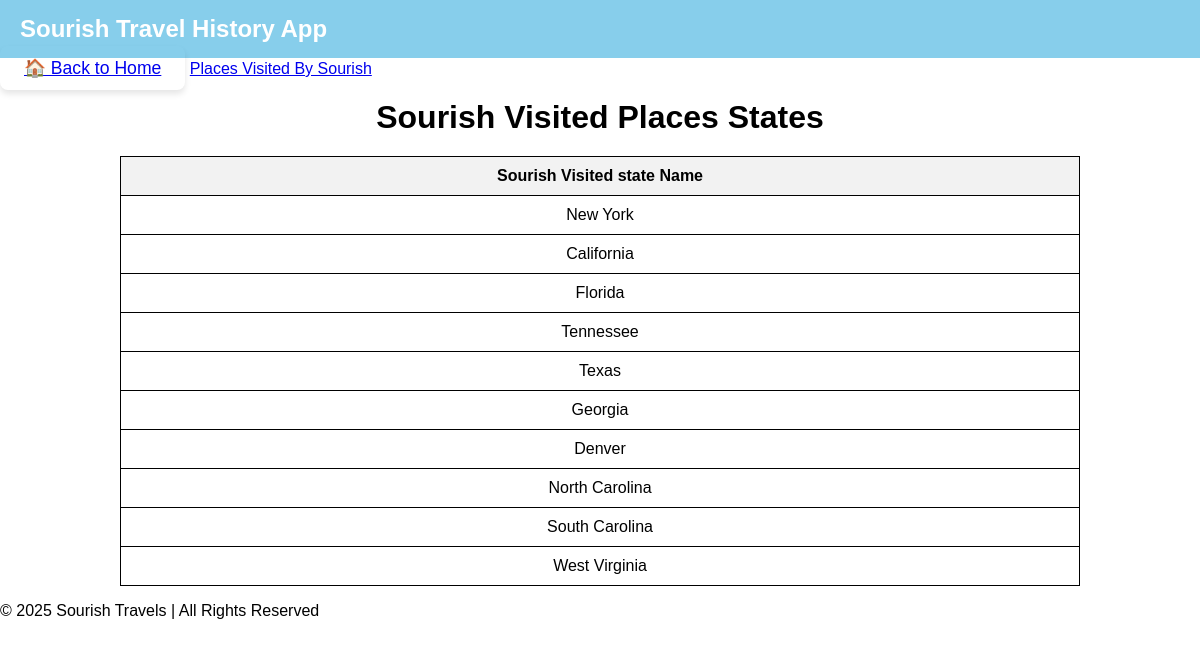
/sourishtravellist/indexstates/, run on an earlier commit of the app's database.
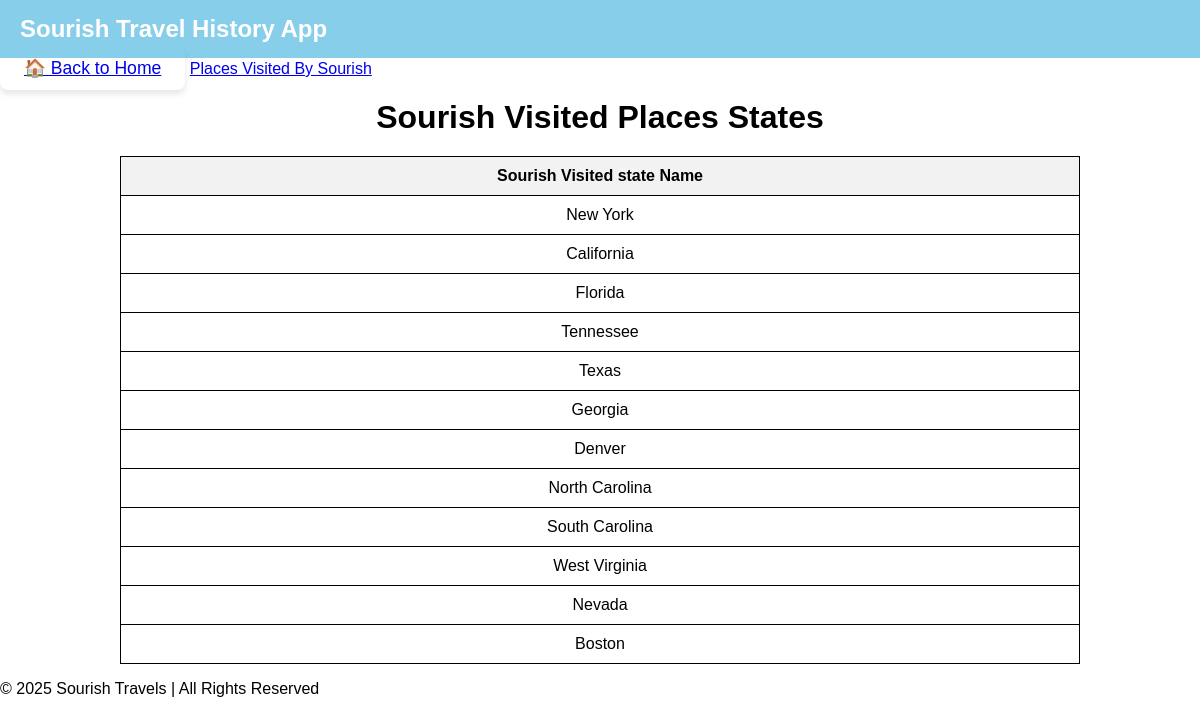
And on a later commit of the database.
### sourishtravellist/models.py (models this page shows, shortened)
class Places(models.Model):
    place_state = models.CharField(max_length=255)

### sourishtravellist/views.py (the view)
# urls.py: path('indexstates/', views.indexstates, name='states'),
def indexstates(request):
    placestates=Places.objects.all()
    return render(request, 'placesVisited/statesVisited.html', {'placestates': placestates})

### sourishtravellist/templates/placesVisited/statesVisited.html (shortened to what this page needs)
{% extends 'base.html' %}
{% block content %}
<a href="{% url 'home' %}" class="btn btn-primary mt-3 custom-home-btn">🏠 Back to Home</a>
<a href="{% url 'index' %}" class =.custom-home-btn1>Places Visited By Sourish</a>
    <h1>Sourish Visited Places States</h1>
    <table align="center">
        <thead>
            <tr>
                <th>Sourish Visited state Name</th>
            </tr>
        </thead>
        <tbody>
            {% for place in placestates %}
                <tr>
                    <td>{{ place.place_state }}</td>
                </tr>
            {% empty %}
                <tr>
                    <td colspan="3">No places found.</td>
                </tr>
            {% endfor %}
        </tbody>
    </table>
{% endblock %}

What changed in the data, as far as the page shows it:
added Places: place_state "Nevada"
added Places: place_state "Boston"
